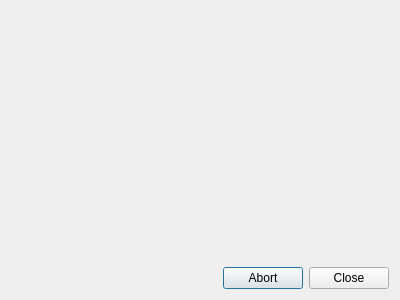
<?xml version="1.0" encoding="UTF-8"?>
<ui version="4.0">
 <class>Dialog</class>
 <widget class="QDialog" name="Dialog">
  <property name="geometry">
   <rect>
    <x>0</x>
    <y>0</y>
    <width>400</width>
    <height>300</height>
   </rect>
  </property>
  <property name="windowTitle">
   <string>Dialog</string>
  </property>
  <layout class="QGridLayout" name="gridLayout">
   <item row="3" column="0">
    <widget class="QDialogButtonBox" name="controls">
     <property name="orientation">
      <enum>Qt::Horizontal</enum>
     </property>
     <property name="standardButtons">
      <set>QDialogButtonBox::Abort|QDialogButtonBox::Close</set>
     </property>
     <property name="centerButtons">
      <bool>false</bool>
     </property>
    </widget>
   </item>
   <item row="0" column="0">
    <widget class="QWidget" name="main_widget" native="true"/>
   </item>
  </layout>
 </widget>
 <resources/>
 <connections>
  <connection>
   <sender>controls</sender>
   <signal>accepted()</signal>
   <receiver>Dialog</receiver>
   <slot>accept()</slot>
   <hints>
    <hint type="sourcelabel">
     <x>248</x>
     <y>254</y>
    </hint>
    <hint type="destinationlabel">
     <x>157</x>
     <y>274</y>
    </hint>
   </hints>
  </connection>
  <connection>
   <sender>controls</sender>
   <signal>rejected()</signal>
   <receiver>Dialog</receiver>
   <slot>reject()</slot>
   <hints>
    <hint type="sourcelabel">
     <x>316</x>
     <y>260</y>
    </hint>
    <hint type="destinationlabel">
     <x>286</x>
     <y>274</y>
    </hint>
   </hints>
  </connection>
 </connections>
</ui>
